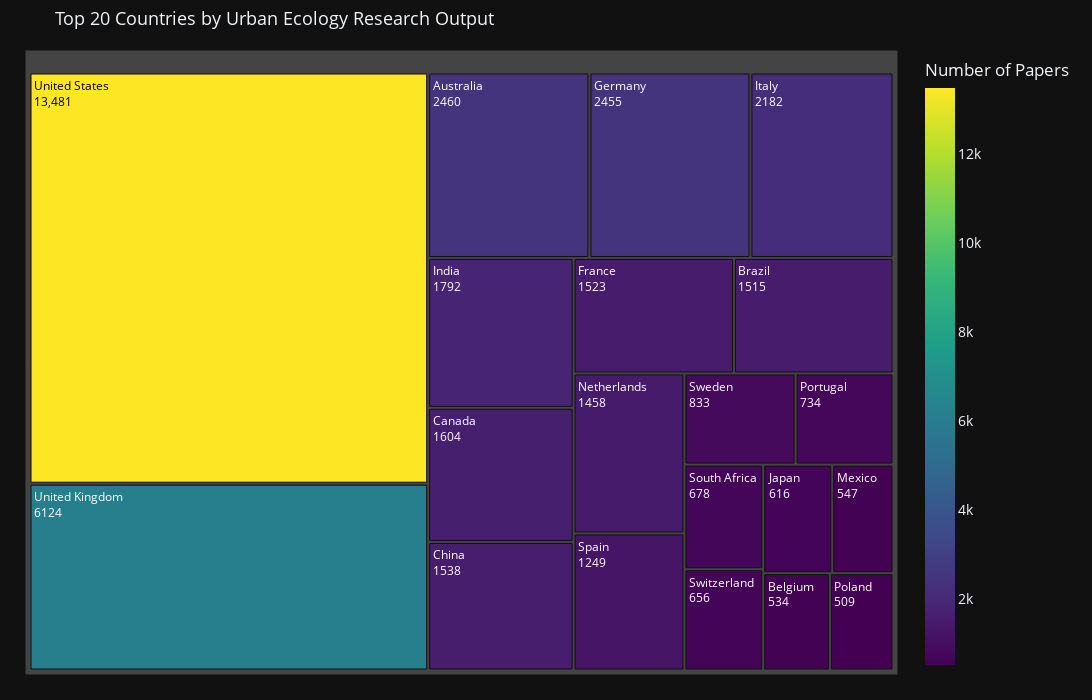

The code cell stored with this chart in its notebook:
### Code cell
fig = px.choropleth(
    df_countries, 
    locations='alpha3_code',
    color='paper_count',
    hover_name='country_name',
    hover_data={
        'alpha3_code': True, 
        'paper_count': ':,',
        'country_name': False
    },
    color_continuous_scale='Viridis',
    title='Global Distribution of Urban Ecology Research Papers by First Author Country',
    labels={
        'paper_count': 'Number of Papers',
        'alpha3_code': 'ISO Alpha-3'
    }
)

fig.update_traces(
    marker_line_color='white',
    marker_line_width=0.5
)

fig.update_layout(
    template='plotly_dark',
    width=1200,
    height=700,
    title_font_size=16,
    geo=dict(
        showframe=False,
        showcoastlines=True,
        coastlinecolor='white',
        coastlinewidth=0.5,
        showland=True,
        landcolor='rgb(70, 70, 70)',
        showocean=True,
        oceancolor='rgb(30, 30, 30)',
        projection_type='natural earth',
        bgcolor='rgba(0,0,0,0)',
    ),
    coloraxis_colorbar=dict(
        title_font_color='white',
        tickfont_color='white'
    )
)

fig.show()

print('=' * 80)

fig_treemap = px.treemap(
    df_countries.head(20),
    names='country_name',
    values='paper_count',
    parents=[''] * 20, 
    title='Top 20 Countries by Urban Ecology Research Output',
    labels={'paper_count': 'Number of Papers', 'country_name': 'Country'},
    color='paper_count',
    color_continuous_scale='Viridis',
    hover_data={
        'alpha2_code': True,
        'alpha3_code': True,
        'paper_count': ':,',
    }
)

# Threshold calculation to avoid unreadable text
max_val = df_countries.head(20)['paper_count'].max()
min_val = df_countries.head(20)['paper_count'].min()
threshold = min_val + (max_val - min_val) * 0.7

text_colors = ['black' if val > threshold else 'white' for val in df_countries.head(20)['paper_count']]

fig_treemap.update_traces(
    textinfo='label+value',
    textfont_size=12,
    textfont_color=text_colors,
    hovertemplate='<b>%{label}</b><br>' +
                  'Papers: %{value:,}<br>' +
                  'ISO-3: %{customdata[1]}<br>' +
                  '<extra></extra>'
)

fig_treemap.update_layout(
    height=700,
    width=1200,
    template='plotly_dark',
    font=dict(size=14),
    title_font_size=18,
    margin=dict(t=50, l=25, r=25, b=25)
)

fig_treemap.show()

### Figure 1 — Plotly figure (JSON) as saved in the notebook; plotly's stock layout.template omitted (floating-point values rounded to 4 significant figures)
{"data": [{"customdata": [["US", "USA", 13481], ["GB", "GBR", 6124], ["AU", "AUS", 2460], ["DE", "DEU", 2455], ["IT", "ITA", 2182], ["IN", "IND", 1792], ["CA", "CAN", 1604], ["CN", "CHN", 1538], ["FR", "FRA", 1523], ["BR", "BRA", 1515], ["NL", "NLD", 1458], ["ES", "ESP", 1249], ["SE", "SWE", 833], ["PT", "PRT", 734], ["ZA", "ZAF", 678], ["CH", "CHE", 656], ["JP", "JPN", 616], ["MX", "MEX", 547], ["BE", "BEL", 534], ["PL", "POL", 509]], "domain": {"x": [0, 1], "y": [0, 1]}, "hovertemplate": "<b>%{label}</b><br>Papers: %{value:,}<br>ISO-3: %{customdata[1]}<br><extra></extra>", "labels": ["United States", "United Kingdom", "Australia", "Germany", "Italy", "India", "Canada", "China", "France", "Brazil", "Netherlands", "Spain", "Sweden", "Portugal", "South Africa", "Switzerland", "Japan", "Mexico", "Belgium", "Poland"], "marker": {"coloraxis": "coloraxis", "colors": [13481, 6124, 2460, 2455, 2182, 1792, 1604, 1538, 1523, 1515, 1458, 1249, 833, 734, 678, 656, 616, 547, 534, 509]}, "name": "", "parents": ["", "", "", "", "", "", "", "", "", "", "", "", "", "", "", "", "", "", "", ""], "textfont": {"color": ["black", "white", "white", "white", "white", "white", "white", "white", "white", "white", "white", "white", "white", "white", "white", "white", "white", "white", "white", "white"], "size": 12}, "textinfo": "label+value", "type": "treemap", "values": [13481, 6124, 2460, 2455, 2182, 1792, 1604, 1538, 1523, 1515, 1458, 1249, 833, 734, 678, 656, 616, 547, 534, 509]}], "layout": {"coloraxis": {"colorbar": {"title": {"text": "Number of Papers"}}, "colorscale": [[0, "#440154"], [0.1111, "#482878"], [0.2222, "#3e4989"], [0.3333, "#31688e"], [0.4444, "#26828e"], [0.5556, "#1f9e89"], [0.6667, "#35b779"], [0.7778, "#6ece58"], [0.8889, "#b5de2b"], [1, "#fde725"]]}, "font": {"size": 14}, "height": 700, "legend": {"tracegroupgap": 0}, "margin": {"b": 25, "l": 25, "r": 25, "t": 50}, "title": {"font": {"size": 18}, "text": "Top 20 Countries by Urban Ecology Research Output"}, "width": 1200}}
